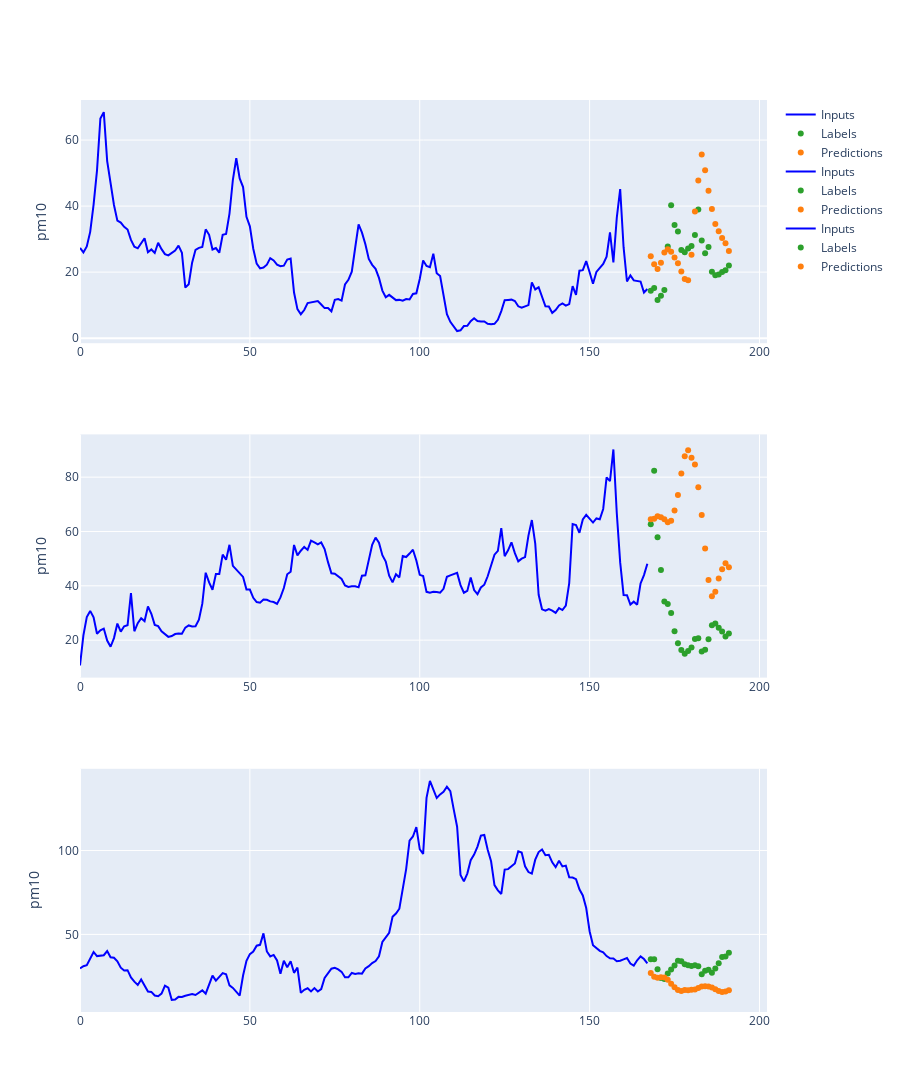

Here is the notebook cell this chart was saved with:
### Code cell
window_generator_538.plot(model_530, offset=10)

### Figure 1 — Plotly figure (JSON) as saved in the notebook; plotly's stock layout.template omitted (floating-point values rounded to 4 significant figures; data arrays with more than 128 entries replaced by an {"elided": "..."} marker saying what was removed)
{"data": [{"marker": {"color": "blue"}, "name": "Inputs", "type": "scatter", "x": {"elided": "168 int values"}, "xaxis": "x", "y": {"elided": "168 float values"}, "yaxis": "y"}, {"marker": {"color": "#2ca02c"}, "mode": "markers", "name": "Labels", "type": "scatter", "x": [168, 169, 170, 171, 172, 173, 174, 175, 176, 177, 178, 179, 180, 181, 182, 183, 184, 185, 186, 187, 188, 189, 190, 191], "xaxis": "x", "y": [14.32, 15.19, 11.57, 12.82, 14.55, 27.79, 40.28, 34.26, 32.29, 26.68, 25.98, 27.12, 27.94, 31.24, 39, 29.57, 25.75, 27.57, 20.08, 19.02, 19.3, 20.07, 20.6, 22], "yaxis": "y"}, {"marker": {"color": "#ff7f0e"}, "mode": "markers", "name": "Predictions", "type": "scatter", "x": [168, 169, 170, 171, 172, 173, 174, 175, 176, 177, 178, 179, 180, 181, 182, 183, 184, 185, 186, 187, 188, 189, 190, 191], "xaxis": "x", "y": [24.84, 22.36, 20.98, 22.84, 25.93, 26.95, 26.14, 24.41, 22.72, 20.2, 17.91, 17.53, 25.23, 38.35, 47.78, 55.62, 50.88, 44.63, 39.14, 34.54, 32.35, 30.34, 28.71, 26.4], "yaxis": "y"}, {"marker": {"color": "blue"}, "name": "Inputs", "type": "scatter", "x": {"elided": "168 int values"}, "xaxis": "x2", "y": {"elided": "168 float values"}, "yaxis": "y2"}, {"marker": {"color": "#2ca02c"}, "mode": "markers", "name": "Labels", "type": "scatter", "x": [168, 169, 170, 171, 172, 173, 174, 175, 176, 177, 178, 179, 180, 181, 182, 183, 184, 185, 186, 187, 188, 189, 190, 191], "xaxis": "x2", "y": [62.69, 82.37, 57.88, 45.85, 34.2, 33.31, 30.01, 23.32, 18.9, 16.39, 15.01, 15.97, 17.29, 20.41, 20.72, 15.81, 16.49, 20.31, 25.52, 26.13, 24.6, 23.21, 21.38, 22.41], "yaxis": "y2"}, {"marker": {"color": "#ff7f0e"}, "mode": "markers", "name": "Predictions", "type": "scatter", "x": [168, 169, 170, 171, 172, 173, 174, 175, 176, 177, 178, 179, 180, 181, 182, 183, 184, 185, 186, 187, 188, 189, 190, 191], "xaxis": "x2", "y": [64.47, 64.68, 65.61, 65.23, 64.5, 63.39, 63.94, 67.75, 73.41, 81.37, 87.67, 89.88, 87.18, 84.65, 76.29, 66.03, 53.75, 42.13, 36.16, 37.84, 42.67, 46.09, 48.28, 46.88], "yaxis": "y2"}, {"marker": {"color": "blue"}, "name": "Inputs", "type": "scatter", "x": {"elided": "168 int values"}, "xaxis": "x3", "y": {"elided": "168 float values"}, "yaxis": "y3"}, {"marker": {"color": "#2ca02c"}, "mode": "markers", "name": "Labels", "type": "scatter", "x": [168, 169, 170, 171, 172, 173, 174, 175, 176, 177, 178, 179, 180, 181, 182, 183, 184, 185, 186, 187, 188, 189, 190, 191], "xaxis": "x3", "y": [35.17, 35.17, 29.25, 24.01, 23.42, 26.68, 29.05, 31.42, 34.29, 33.99, 32.21, 31.62, 31.22, 31.52, 30.93, 26.28, 28.36, 28.95, 27.07, 29.64, 32.8, 36.56, 36.75, 39.03], "yaxis": "y3"}, {"marker": {"color": "#ff7f0e"}, "mode": "markers", "name": "Predictions", "type": "scatter", "x": [168, 169, 170, 171, 172, 173, 174, 175, 176, 177, 178, 179, 180, 181, 182, 183, 184, 185, 186, 187, 188, 189, 190, 191], "xaxis": "x3", "y": [26.91, 24.78, 24.15, 24.42, 24.24, 22.94, 20.52, 18.44, 16.77, 16.31, 16.87, 16.71, 16.92, 17.2, 17.96, 18.86, 19.08, 18.9, 18.29, 17.28, 16.31, 15.66, 15.97, 16.68], "yaxis": "y3"}], "layout": {"height": 1200, "xaxis": {"anchor": "y", "domain": [0, 1]}, "xaxis2": {"anchor": "y2", "domain": [0, 1]}, "xaxis3": {"anchor": "y3", "domain": [0, 1]}, "yaxis": {"anchor": "x", "domain": [0.7333, 1], "title": {"text": "pm10"}}, "yaxis2": {"anchor": "x2", "domain": [0.3667, 0.6333], "title": {"text": "pm10"}}, "yaxis3": {"anchor": "x3", "domain": [0, 0.2667], "title": {"text": "pm10"}}}}
